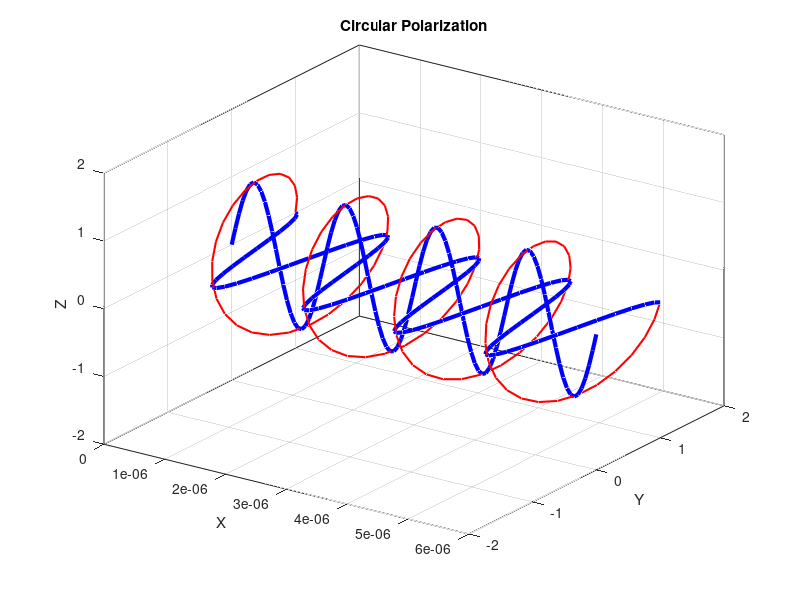

The MATLAB script that drew this image:
clear;
close all
clc

% define variables
c0 = 3e8;
f = 200e12;
lambda = c0/f;
k = 2*pi/lambda;
w = 2*pi*f;

% create the time step
Nt = 100;
dt = 1/f/50;

% create the vectors for x, y, and z
x = linspace(0,4*lambda,100);
y = linspace(0,4*lambda,100);
z = linspace(0,4*lambda,100);

fig = figure;

for nt=1:Nt
  %Wipe the slate clean so we are plotting with a blank figure
  clf
  
  % plot the data. for circular polarizartion e nd h are just 90 degree out
  % of phase but magnitude is same.
  hold on
  plot3(x,cos(k*x-nt*dt*w),z,'b-','LineWidth',3);
  plot3(x,y,sin(k*x-nt*dt*w),'b-','LineWidth',3);
  plot3(x,cos(k*x-nt*dt*w),sin(k*x-nt*dt*w),'r','LineWidth',1.5);
  
  % set up the graph. if you want front view change view to [90 0]
  axis([0 4*lambda -2 2 -2 2]);
  xlabel('X');
  ylabel('Y');
  zlabel('Z');
  title('Circular Polarization');
  set(gca,'box','on')
  grid on
  view([35 30])
  
 
end
  